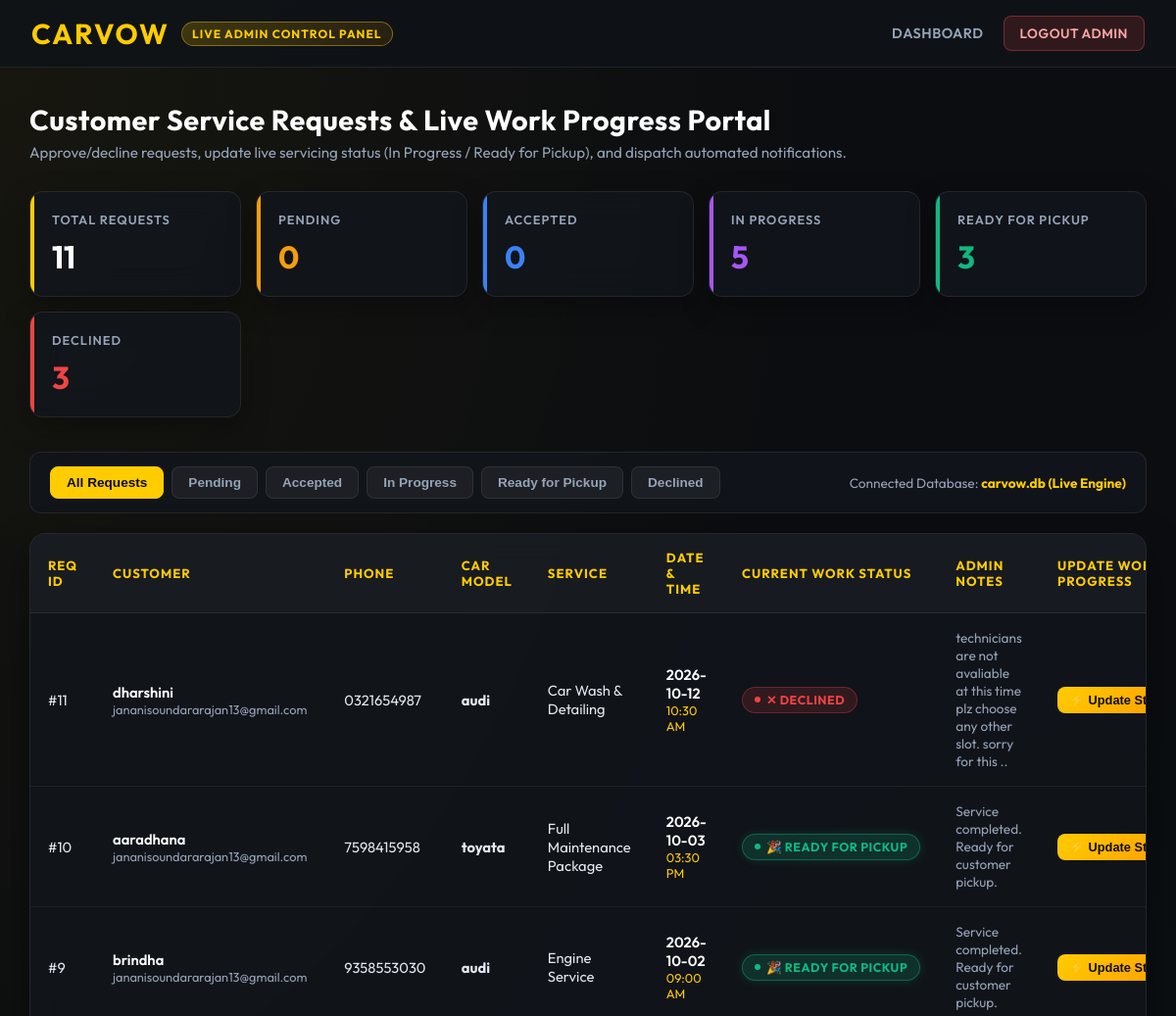
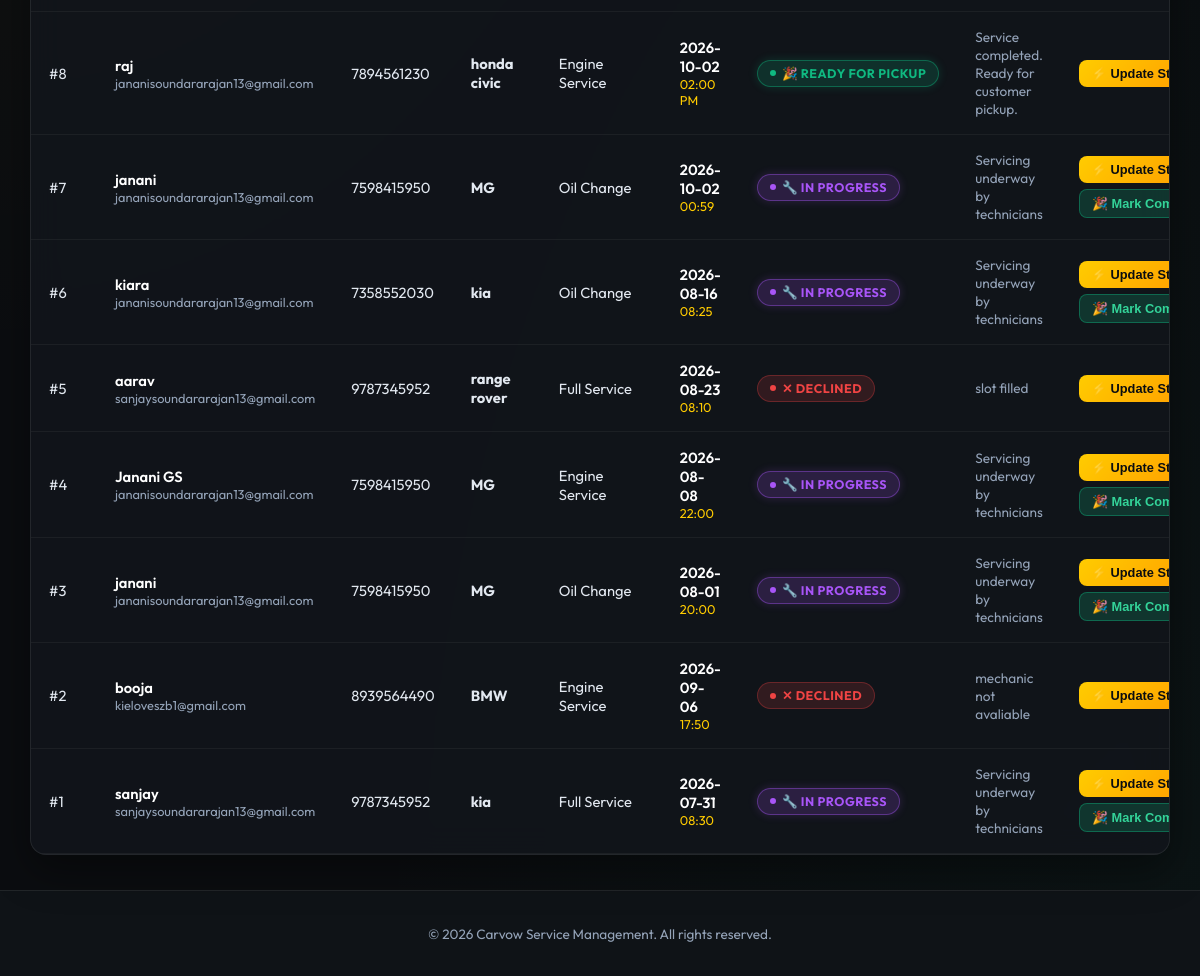
The page /admin_portal/admin.html (signed in) on the database its author committed (2 pictures, top to bottom).
### tables this page shows
CREATE TABLE appointments(
        id INTEGER PRIMARY KEY AUTOINCREMENT,
        name TEXT,
        phone TEXT,
        car TEXT,
        service TEXT,
        date TEXT,
        time TEXT,
        user_email TEXT
    , status TEXT DEFAULT 'Pending', admin_note TEXT DEFAULT '');

### app.py (the view)
@app.route('/admin')
@app.route('/admin.html')
@app.route('/admin_portal')
@app.route('/admin_portal/')
@app.route('/admin_portal/admin.html')
def admin_dashboard():
    if session.get('is_admin') or session.get('user_email') in [OWNER_EMAIL, ADMIN_EMAIL]:
        session['is_admin'] = True
    else:
        return redirect('/admin/login')
    conn = get_db()
    cursor = conn.cursor()
    status_filter = request.args.get('status', 'all')
    valid_filters = ['Pending', 'Accepted', 'In Progress', 'Completed', 'Declined']
    if status_filter in valid_filters:
        cursor.execute("SELECT id, name, phone, car, service, date, time, user_email, status, admin_note FROM appointments WHERE status = ? ORDER BY id DESC", (status_filter,))
    else:
        cursor.execute("SELECT id, name, phone, car, service, date, time, user_email, status, admin_note FROM appointments ORDER BY id DESC")
    rows = cursor.fetchall()
    cursor.execute("SELECT COUNT(*) FROM appointments")
    total_count = cursor.fetchone()[0]
    cursor.execute("SELECT COUNT(*) FROM appointments WHERE status = 'Pending' OR status IS NULL OR status = ''")
    pending_count = cursor.fetchone()[0]
    cursor.execute("SELECT COUNT(*) FROM appointments WHERE status = 'Accepted'")
    accepted_count = cursor.fetchone()[0]
    cursor.execute("SELECT COUNT(*) FROM appointments WHERE status = 'In Progress'")
    in_progress_count = cursor.fetchone()[0]
    cursor.execute("SELECT COUNT(*) FROM appointments WHERE status = 'Completed'")
    completed_count = cursor.fetchone()[0]
    cursor.execute("SELECT COUNT(*) FROM appointments WHERE status = 'Declined'")
    declined_count = cursor.fetchone()[0]
    conn.close()
    metrics = {
        "total": total_count,
        "pending": pending_count,
        "accepted": accepted_count,
        "in_progress": in_progress_count,
        "completed": completed_count,
        "declined": declined_count
    }
    appointments = []
    for r in rows:
        appointments.append({
            "id": r[0],
            "name": r[1] or '',
            "phone": r[2] or '',
            "car": r[3] or '',
            "service": r[4] or '',
            "date": r[5] or '',
            "time": r[6] or '',
            "user_email": r[7] or '',
            "status": r[8] if r[8] else 'Pending',
            "admin_note": r[9] if r[9] else ''
        })
    return render_template('admin.html', appointments=appointments, metrics=metrics, current_filter=status_filter, owner_email=OWNER_EMAIL)

### app.py (called while the page is built)
@app.after_request
def add_cors_headers(response):
    response.headers['Access-Control-Allow-Origin'] = '*'
    response.headers['Access-Control-Allow-Headers'] = 'Content-Type,Authorization,X-Requested-With,X-Admin-Auth'
    response.headers['Access-Control-Allow-Methods'] = 'GET,PUT,POST,DELETE,OPTIONS'
    return response

def get_db():
    return sqlite3.connect(DB_PATH)

### admin_portal/admin.html (shortened to what this page needs)
<!DOCTYPE html>
<html lang="en">
<head>
</head>
<body>
    <header>
        <div class="logo-section">
            <h1>CARVOW</h1>
            <span class="admin-badge">Live Admin Control Panel</span>
        </div>
        <nav>
            <a href="javascript:void(0)" onclick="goToDashboard()" id="navDashboardLink">Dashboard</a>
            <a href="javascript:void(0)" onclick="handleAdminLogout()" class="btn-logout">Logout Admin</a>
        </nav>
    </header>
    <div class="container">
        <div class="page-header">
            <div>
                <h2>Customer Service Requests & Live Work Progress Portal</h2>
                <p style="color: var(--text-muted); margin: 6px 0 0 0; font-size: 0.95rem;">
                    Approve/decline requests, update live servicing status (In Progress / Ready for Pickup), and dispatch automated notifications.
                </p>
            </div>
        </div>
        <div class="metrics-grid">
            <div class="metric-card">
                <span class="metric-title">Total Requests</span>
                <span class="metric-value" id="metric-total">{{ metrics.total if metrics else 0 }}</span>
            </div>
            <div class="metric-card pending">
                <span class="metric-title">Pending</span>
                <span class="metric-value" style="color: var(--status-pending);" id="metric-pending">{{ metrics.pending if metrics else 0 }}</span>
            </div>
            <div class="metric-card accepted">
                <span class="metric-title">Accepted</span>
                <span class="metric-value" style="color: var(--status-accepted);" id="metric-accepted">{{ metrics.accepted if metrics else 0 }}</span>
            </div>
            <div class="metric-card progress">
                <span class="metric-title">In Progress</span>
                <span class="metric-value" style="color: var(--status-progress);" id="metric-progress">{{ metrics.in_progress if metrics else 0 }}</span>
            </div>
            <div class="metric-card completed">
                <span class="metric-title">Ready for Pickup</span>
                <span class="metric-value" style="color: var(--status-completed);" id="metric-completed">{{ metrics.completed if metrics else 0 }}</span>
            </div>
            <div class="metric-card declined">
                <span class="metric-title">Declined</span>
                <span class="metric-value" style="color: var(--status-declined);" id="metric-declined">{{ metrics.declined if metrics else 0 }}</span>
            </div>
        </div>
        <div class="filter-bar">
            <div class="tabs">
                <button onclick="setFilter('all')" class="tab-btn active" id="filter-all">All Requests</button>
                <button onclick="setFilter('Pending')" class="tab-btn" id="filter-Pending">Pending</button>
                <button onclick="setFilter('Accepted')" class="tab-btn" id="filter-Accepted">Accepted</button>
                <button onclick="setFilter('In Progress')" class="tab-btn" id="filter-InProgress">In Progress</button>
                <button onclick="setFilter('Completed')" class="tab-btn" id="filter-Completed">Ready for Pickup</button>
                <button onclick="setFilter('Declined')" class="tab-btn" id="filter-Declined">Declined</button>
            </div>
            <div style="color: var(--text-muted); font-size: 0.85rem;">
                Connected Database: <strong style="color: var(--accent-gold);">carvow.db (Live Engine)</strong>
            </div>
        </div>
        <div class="table-card">
            <div class="table-responsive">
                <table>
                    <thead>
                        <tr>
                            <th>Req ID</th>
                            <th>Customer</th>
                            <th>Phone</th>
                            <th>Car Model</th>
                            <th>Service</th>
                            <th>Date & Time</th>
                            <th>Current Work Status</th>
                            <th>Admin Notes</th>
                            <th>Update Work Progress</th>
                        </tr>
                    </thead>
                    <tbody id="admin-table-body">
                        {% if appointments and appointments|length > 0 %}
                            {% for app in appointments %}
                            <tr>
                                <td>#{{ app.id }}</td>
                                <td>
                                    <div class="customer-info">
                                        <span class="customer-name">{{ app.name }}</span>
                                        <span class="customer-email">{{ app.user_email or 'customer@carvow.com' }}</span>
                                    </div>
                                </td>
                                <td>{{ app.phone }}</td>
                                <td><strong>{{ app.car }}</strong></td>
                                <td>{{ app.service }}</td>
                                <td>
                                    <div style="font-weight: 600; color: #ffffff;">{{ app.date }}</div>
                                    <div style="font-size: 0.8rem; color: var(--accent-gold);">{{ app.time }}</div>
                                </td>
                                <td>
                                    {% if app.status == 'Completed' %}
                                        <span class="status-pill completed"><span class="status-dot"></span> 🎉 Ready for Pickup</span>
                                    {% elif app.status == 'In Progress' %}
                                        <span class="status-pill in-progress"><span class="status-dot"></span> 🔧 In Progress</span>
                                    {% elif app.status == 'Accepted' %}
                                        <span class="status-pill accepted"><span class="status-dot"></span> ✓ Accepted</span>
                                    {% elif app.status == 'Declined' %}
                                        <span class="status-pill declined"><span class="status-dot"></span> ✕ Declined</span>
                                    {% else %}
                                        <span class="status-pill pending"><span class="status-dot"></span> ⏳ Pending</span>
                                    {% endif %}
                                </td>
                                <td style="font-size: 0.85rem; color: var(--text-muted);">{{ app.admin_note if app.admin_note else '-' }}</td>
                                <td>
                                    <div class="status-select-group">
                                        <button class="btn-action btn-update" onclick="openUpdateModal({{ app.id }}, '{{ app.status }}', '{{ app.admin_note }}')">⚡ Update Status</button>
                                        {% if app.status == 'In Progress' %}
                                            <button onclick="quickUpdateStatus({{ app.id }}, 'Completed')" class="btn-action btn-quick-complete">🎉 Mark Completed</button>
                                        {% endif %}
                                    </div>
                                </td>
                            </tr>
                            {% endfor %}
                        {% else %}
                            <tr>
                                <td colspan="9" class="empty-state">
                                    <p style="font-size: 1.1rem; margin-bottom: 5px;">No customer booking requests found in database.</p>
                                </td>
                            </tr>
                        {% endif %}
                    </tbody>
                </table>
            </div>
        </div>
    </div>
    <footer>
        <p>© 2026 Carvow Service Management. All rights reserved.</p>
    </footer>
</body>
</html>

### rows shown on the page
appointments: id "11", name "dharshini", user_email "jananisoundararajan13@gmail.com", phone "0321654987", car "audi", service "Car Wash & Detailing", date "2026-10-12", time "10:30 AM", status "Declined" (drawn), admin_note "technicians are not avaliable at this time plz choose any other slot. sorry for this .."
appointments: id "10", name "aaradhana", user_email "jananisoundararajan13@gmail.com", phone "7598415958", car "toyata", service "Full Maintenance Package", date "2026-10-03", time "03:30 PM", status "Completed" (drawn), admin_note "Service completed. Ready for customer pickup."
appointments: id "9", name "brindha", user_email "jananisoundararajan13@gmail.com", phone "9358553030", car "audi", service "Engine Service", date "2026-10-02", time "09:00 AM", status "Completed" (drawn), admin_note "Service completed. Ready for customer pickup."
appointments: id "8", name "raj", user_email "jananisoundararajan13@gmail.com", phone "7894561230", car "honda civic", service "Engine Service", date "2026-10-02", time "02:00 PM", status "Completed" (drawn), admin_note "Service completed. Ready for customer pickup."
appointments: id "7", name "janani", user_email "jananisoundararajan13@gmail.com", phone "7598415950", car "MG", service "Oil Change", date "2026-10-02", time "00:59", status "In Progress" (drawn), admin_note "Servicing underway by technicians"
appointments: id "6", name "kiara", user_email "jananisoundararajan13@gmail.com", phone "7358552030", car "kia", service "Oil Change", date "2026-08-16", time "08:25", status "In Progress" (drawn), admin_note "Servicing underway by technicians"
appointments: id "5", name "aarav", user_email "sanjaysoundararajan13@gmail.com", phone "9787345952", car "range rover", service "Full Service", date "2026-08-23", time "08:10", status "Declined" (drawn), admin_note "slot filled"
appointments: id "4", name "Janani GS", user_email "jananisoundararajan13@gmail.com", phone "7598415950", car "MG", service "Engine Service", date "2026-08-08", time "22:00", status "In Progress" (drawn), admin_note "Servicing underway by technicians"
appointments: id "3", name "janani", user_email "jananisoundararajan13@gmail.com", phone "7598415950", car "MG", service "Oil Change", date "2026-08-01", time "20:00", status "In Progress" (drawn), admin_note "Servicing underway by technicians"
appointments: id "2", name "booja", user_email "kieloveszb1@gmail.com", phone "8939564490", car "BMW", service "Engine Service", date "2026-09-06", time "17:50", status "Declined" (drawn), admin_note "mechanic not avaliable"
appointments: id "1", name "sanjay", user_email "sanjaysoundararajan13@gmail.com", phone "9787345952", car "kia", service "Full Service", date "2026-07-31", time "08:30", status "In Progress" (drawn), admin_note "Servicing underway by technicians"

### other values the page prints
{{ metrics.total if metrics else 0 }} "11"
{{ metrics.pending if metrics else 0 }} "0"
{{ metrics.accepted if metrics else 0 }} "0"
{{ metrics.in_progress if metrics else 0 }} "5"
{{ metrics.completed if metrics else 0 }} "3"
{{ metrics.declined if metrics else 0 }} "3"
